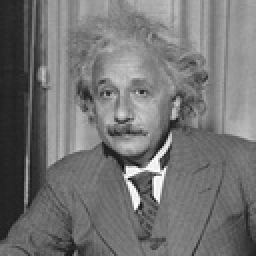
%> input picture Einstein.jpg, 128 x 128 px, shrunk from 336 x 336 before the run (shown 2 times larger)
$ octave CIE425Assignment1Main.m   (GNU Octave 9; MATLAB toolbox functions it lacks are replaced by stand-ins)
%> lines starting %> are read from the running program, lines starting %| are printed output that depends on the picture
%> further down, image is the input picture: size 128x128 uint8; min 12, max 255, mean 115.4
### myDCT.m
function [transformed] = myDCT(image)
%Inputs:
%image which is the image that is going to be transformed
%Outputs:
%transformed which is the transformed image
%Note: this is not a generic DCT, it is tailored for JPEG operation as it
%splits the input image into 8*8 blocks and perform DCT on each block
[r,c]=size(image);
%> r = 128; c = 128
transformed=zeros(r,c);
for i=1:r/8
    for j=1:c/8
        block=double(image((i-1)*8+1:i*8,(j-1)*8+1:j*8));
        newblock=zeros(8,8);
        for p=0:7
            for q=0:7
                if p==0 && q==0
                    alpha=1/8;
                elseif p==0 || q==0
                    alpha=sqrt(2)/8;
                else
                    alpha=1/4;
                end
                for x=0:7
                    for y=0:7
                        basis=cos((2*x+1)*p*pi/16)*cos((2*y+1)*q*pi/16);
                        newblock(p+1,q+1)=newblock(p+1,q+1)+block(x+1,y+1)*alpha*basis;
                    end
                end
            end
        end
        transformed((i-1)*8+1:i*8,(j-1)*8+1:j*8)=newblock;
    end
end
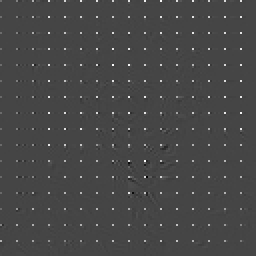
%> transformed: size 128x128 double (shown 2 times larger); min -549.8, max 1470.6, mean 14.4; drawn with min black and max white
%> after the loop, alpha = 0.25; newblock = [429.8 69.48 6.08 2.24 4 -0.365 -0.353 6.48; 4.68 -13.8 15.53 0.353 5.97 -6.11 -0.641 0.215; 1.48 4.6 5.93 -9.67 4.04 -0.184 8.88e-16 0.0826; 2.24 -3.97 4.42 0.146 5.46 0.369 0.182 0.254; -2 0.247 3.9 -6.48 0.25 -0.249 0.277 -0.0965; 4.38 4.12 0.465 -0.234 -0.0618 0.175 -0.313 0.088; -0.343 -0.231 -1.33e-15 0.0601 -0.0492 -0.367 -0.432 -0.182; -0.234 0.112 0.316 -0.444 -0.514 0.482 -0.22 -0.0163]
end

### jpeg_quantize.m
function [quant_image] = jpeg_quantize(image,qtable)
%Inputs
% 1- image which is the image that is going to be quantised
% 2- qtable which is the table that will be used to quantise the image
%Outputs
% 1- quant_image which is the image after quantization
[r,c]=size(image);
quant_image=zeros(r,c);
%splits the image into 8*8 blocks and divides each block element
%by element with the qtable
for i=1:r/8
    for j=1:c/8
        quant_image((i-1)*8+1:i*8,(j-1)*8+1:j*8)=round(image((i-1)*8+1:i*8,(j-1)*8+1:j*8)./qtable);
    end
end
end

### jpegenco.m
function [encoded,dict,allindices] = jpegenco(image,qtable)
%
% Inputs:
% 1- image which is the image that is going to be compressed
% 2- qtable which is the quantisation table that is going to be used
% Outputs:
% 1- encoded which is the jpeg encoded image
% 2- dict which is the huffman dictionary that was used for encoding (to
%be used in decoding)
% 3- allindices is going to be used to reverse the zigzag pattern (to be
% used in decoding)
%transform and quantise the image using myDCT
transformed=myDCT(image);
transformed_q=jpeg_quantize(transformed,qtable);
[r,c]=size(transformed_q);
%> r = 128; c = 128
encoded=0;
allindices=0;
%Split the transformed image into 8*8 blocks then convert each 8*8 block
%into a linear array using a zigzag pattern
%encode each linear array using run-length encoding
for i=1:r/8
    for j=1:c/8
        block=transformed_q((i-1)*8+1:i*8,(j-1)*8+1:j*8);
        [temp,temp1]=zigzag_pattern(block);
        for k=1:2:length(temp1)-1
            temp1(k)=temp1(k)+(i-1)*8;
            temp1(k+1)=temp1(k+1)+(j-1)*8;
        end
        encoded=horzcat(encoded,EncodeRL(temp));
        allindices=horzcat(allindices,temp1);
    end
end
%Encode the Runlength encoded linear array using Huffman encoding
%use the probdist implemented function in order to find the distribution of
%the symbols of the linear array
encoded(1)=[];
allindices(1)=[];
[symbols,prob]=probdist(encoded);
dict=huffmandict(symbols,prob);
encoded=huffmanenco(encoded,dict);
end

### CIE425Assignment1Main.m
%%
%reads the image
image = imread('Einstein.jpg','jpeg');
%%
%define the quantization tables
qtable1=[1 1 1 1 1 2 2 4;1 1 1 1 1 2 2 4;1 1 1 1 2 2 2 4,...
;1 1 1 1 2 2 4 8;1 1 2 2 2 2 4 8;2 2 2 2 2 4 8 8;...
2 2 2 4 4 8 8 16;4 4 4 4 8 8 16 16];
qtable2=[1 2 4 8 16 32 64 128;2 4 4 8 16 32 64 128;...
4 4 8 16 32 64 128 128;8 8 16 32 64 128 128 256;...
16 16 32 64 128 128 256 256;32 32 64 128 128 256 256 256;...
64 64 128 128 256 256 256 256;128 128 128 256 256 256 256 256];
%%
%encode and decode the image using the first quantization table then save
%it to a file
%> (the run ends here)
